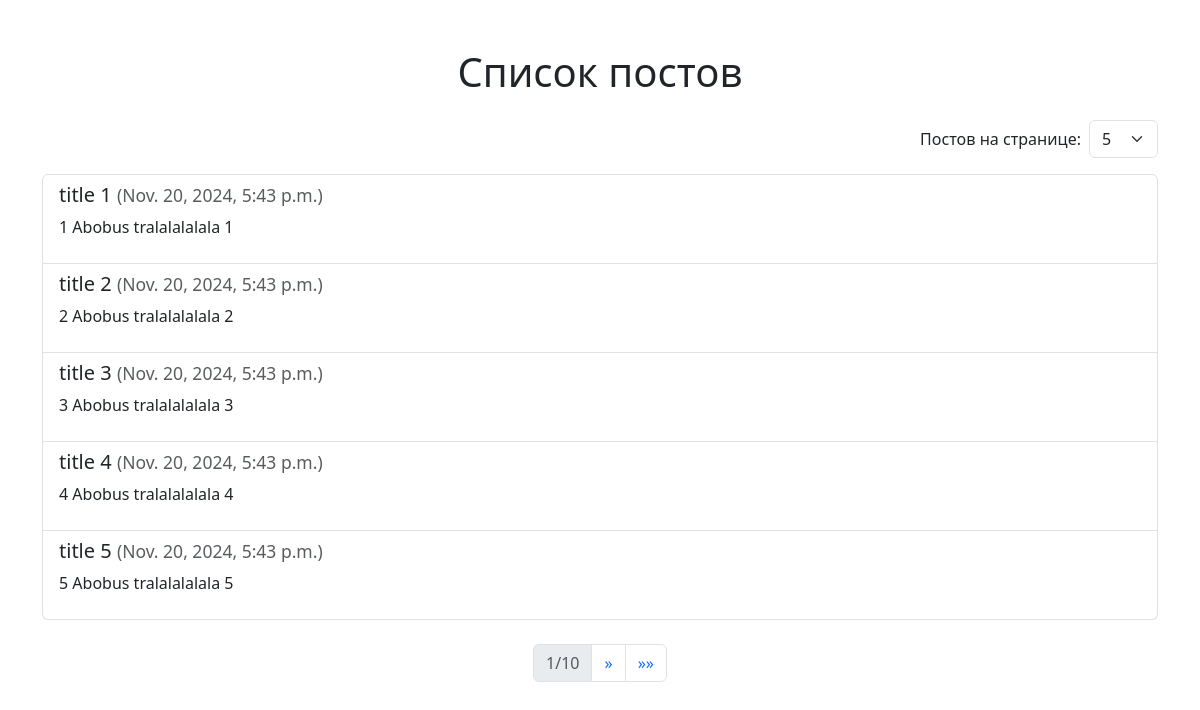
/posts/, run on the app's committed database.
### posts/models.py (models this page shows)
class Post(models.Model):
    title = models.CharField(max_length=255)
    content = models.TextField()
    cread_at = models.DateTimeField(auto_now_add=True)

### posts/views.py (the view)
# urls.py: path('posts/', post_list)
def post_list(request):
    posts = Post.objects.all()
    items_per_page = request.GET.get('items')
    if items_per_page:
        request.session['items_per_page'] = items_per_page
    else:
        items_per_page = request.session.get('items_per_page')
    items_per_page = int(items_per_page) if items_per_page else 5
    paginator = Paginator(posts, items_per_page)
    page_number = request.GET.get('page', 1)
    try:
        page_posts = paginator.get_page(page_number)
    except EmptyPage:
        page_posts = paginator.page(paginator.num_pages)
    return render(request, 'posts/post_page.html', {'page_posts': page_posts, 'paginator': paginator})

### templates/posts/post_page.html (shortened to what this page needs)
{% extends 'posts/base.html' %}
{% block content %}
<div class="container mt-5">
    <h1 class="mb-4 text-center">Список постов</h1>
    <form method="get" class="mb-3 d-flex justify-content-end align-items-center">
        <label for="itemsPerPage" class="me-2">Постов на странице:</label>
        <select name="items" id="itemsPerPage" class="form-select w-auto" onchange="this.form.submit()">
            <option value="5" {% if request.GET.items == "5" %}selected{% endif %}>5</option>
        </select>
    </form>
    <ul class="list-group">
        {% for post in page_posts %}
            <li class="list-group-item">
                <h5 class="mb-2">{{ post.title }} <small class="text-muted">({{ post.cread_at }})</small></h5>
                <p>{{ post.content }}</p>
            </li>
        {% empty %}
            <li class="list-group-item text-center">Нет постов.</li>
        {% endfor %}
    </ul>
    <nav class="mt-4">
        <ul class="pagination justify-content-center">
            <li class="page-item disabled">
                <span class="page-link">{{ page_posts.number }}/{{ paginator.num_pages }}</span>
            </li>
            {% if page_posts.has_next %}
                <li class="page-item">
                    <a class="page-link" href="?page={{ page_posts.next_page_number }}" aria-label="Следующая страница">
                        &raquo;
                    </a>
                </li>
                <li class="page-item">
                    <a class="page-link" href="?page={{ paginator.num_pages }}" aria-label="Последняя страница">
                        &raquo;&raquo;
                    </a>
                </li>
            {% endif %}
        </ul>
    </nav>
</div>
{% endblock %}

### data on the page
Post: title "title 1", cread_at "Nov. 20, 2024, 5:43 p.m.", content "1 Abobus tralalalalala 1"
Post: title "title 2", cread_at "Nov. 20, 2024, 5:43 p.m.", content "2 Abobus tralalalalala 2"
Post: title "title 3", cread_at "Nov. 20, 2024, 5:43 p.m.", content "3 Abobus tralalalalala 3"
Post: title "title 4", cread_at "Nov. 20, 2024, 5:43 p.m.", content "4 Abobus tralalalalala 4"
Post: title "title 5", cread_at "Nov. 20, 2024, 5:43 p.m.", content "5 Abobus tralalalalala 5"

### other printed values
{{ page_posts.number }} "1"
{{ paginator.num_pages }} "10"
